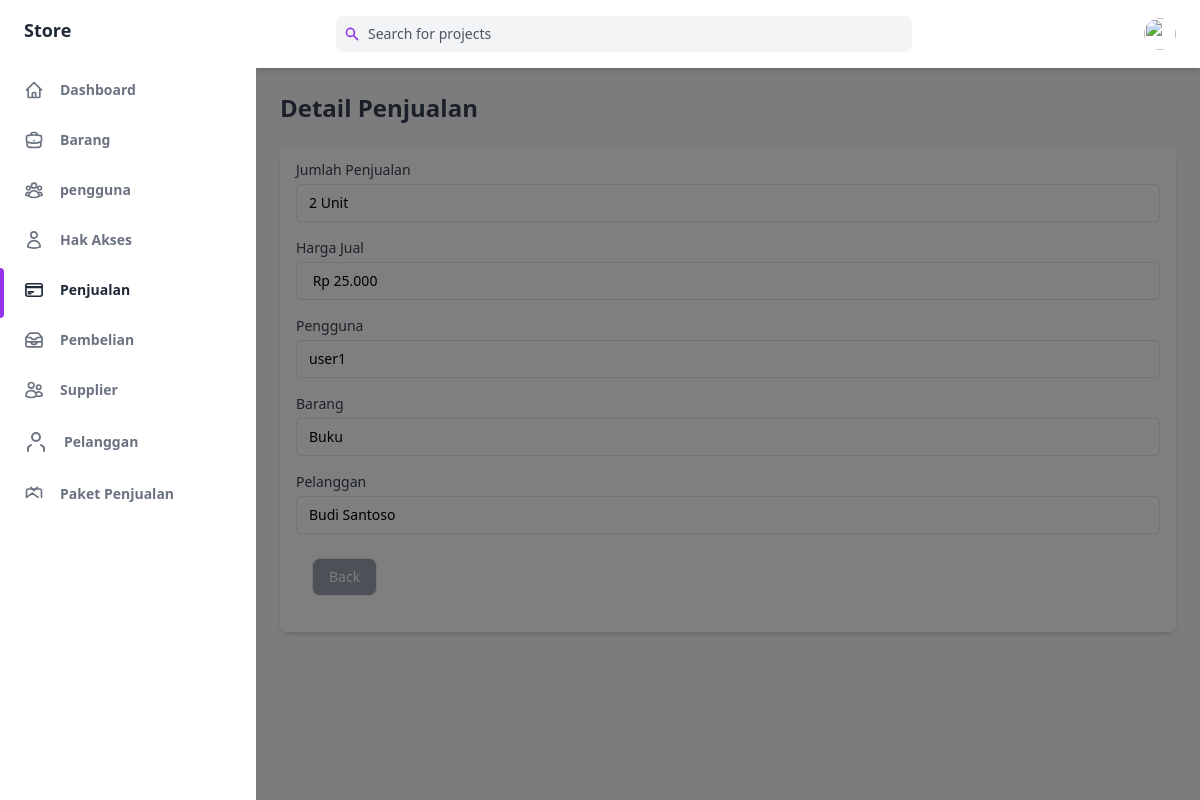
The app's page /public/penjualan/detail/1 with its own data.
### tables this page shows
CREATE TABLE `penjualan` (
  `idPenjualan` int(255) NOT NULL,
  `jumlahPenjualan` int(255) NOT NULL,
  `hargaJual` int(11) NOT NULL,
  `idPengguna` int(255) NOT NULL,
  `idBarang` int(255) NOT NULL,
  `idPelanggan` int(11) NOT NULL
);

CREATE TABLE `pengguna` (
  `idPengguna` int(255) NOT NULL,
  `namaPengguna` varchar(255) NOT NULL,
  `password` varchar(255) NOT NULL,
  `namaDepan` varchar(255) NOT NULL,
  `namaBelakang` varchar(255) NOT NULL,
  `noHP` varchar(255) NOT NULL,
  `alamat` varchar(255) NOT NULL,
  `idAkses` int(255) NOT NULL
);

CREATE TABLE `barang` (
  `idBarang` int(255) NOT NULL,
  `namaBarang` varchar(255) NOT NULL,
  `keterangan` varchar(255) NOT NULL,
  `satuan` varchar(255) NOT NULL,
  `idPengguna` int(255) NOT NULL
);

CREATE TABLE `pelanggan` (
  `idPelanggan` int(255) NOT NULL,
  `nama` varchar(255) NOT NULL,
  `alamat` varchar(255) NOT NULL,
  `noHP` varchar(255) NOT NULL,
  `email` varchar(255) NOT NULL
);

### app/core/Controller.php (called while the page is built, shortened)
<?php
class Controller
{
    public function view($view, $data = [])
    {
        require_once '../app/views/' . $view . '.php';
    }
    public function model($model)
    {
        return new $model;
    }
}

### app/controllers/Penjualan.php (called while the page is built, shortened)
<?php
class Penjualan extends Controller
{
    public function detail($id)
    {
        $data['judul'] = 'Detail Penjualan';
        $data['penjualan'] = $this->model('penjualan_model')->getPenjualanById($id);
        $this->view('penjualan/detail', $data);
    }
}

### app/core/App.php (called while the page is built, shortened)
<?php
class App
{
   protected $method = 'index';
   protected $params = [];
   public function __construct()
   {
      $url = $this->parseURL();
      if (file_exists('../app/controllers/' . $url[0] . '.php')) {
         unset($url[0]);
      }
      $this->controller = new $this->controller;
      if (isset($url[1])) {
         if (method_exists($this->controller, $url[1])) {
            $this->method = $url[1];
            unset($url[1]);
         }
      }
      if (!empty($url)) {
         $this->params = array_values($url);
      }
      call_user_func_array([$this->controller, $this->method], $this->params);
   }
   public function parseURL()
   {
      if (isset($_GET['url'])) {
         $url = rtrim($_GET['url'], '/');
         $url = filter_var($url, FILTER_SANITIZE_URL);
         $url = explode('/', $url);
         return $url;
      } else {
         return ["home"];
      }
   }
}

### public/index.php (called while the page is built, shortened)
<?php
$app = new App;

### app/core/Database.php (called while the page is built, shortened)
<?php
class Database
{
    private $host = DB_HOST;
    private $user = DB_USER;
    private $pass = DB_PASS;
    private $db_name = DB_NAME;
    private $dbh;
    private $stmt;
    public function __construct()
    {
        $dsn = 'mysql:host=' . $this->host . ';dbname=' . $this->db_name;
        $option = [
            PDO::ATTR_PERSISTENT => true,
            PDO::ATTR_ERRMODE => PDO::ERRMODE_EXCEPTION
        ];
        try {
            $this->dbh = new PDO($dsn, $this->user, $this->pass, $option);
        } catch (PDOException $error) {
            die($error->getMessage());
        }
    }
    public function query($query)
    {
        $this->stmt = $this->dbh->prepare($query);
    }
    public function bind($param, $value, $type = null)
    {
        if (is_null($type)) {
            switch (true) {
                default:
                    $type = PDO::PARAM_STR;
            }
        }
        $this->stmt->bindValue($param, $value, $type);
    }
    public function execute()
    {
        $this->stmt->execute();
    }
    public function single()
    {
        $this->execute();
        return $this->stmt->fetch(PDO::FETCH_ASSOC);
    }
}

### app/models/penjualan_model.php (called while the page is built, shortened)
<?php
class penjualan_model
{
    private $db;
    public function __construct()
    {
        $this->db = new Database;
    }
    public function getPenjualanById($idPenjualan)
    {
        $this->db->query('SELECT * FROM penjualan JOIN pengguna on pengguna.idPengguna = penjualan.idPengguna JOIN barang on barang.idBarang = penjualan.idBarang JOIN pelanggan on pelanggan.idPelanggan = penjualan.idPelanggan  WHERE idPenjualan =:idPenjualan');
        $this->db->bind('idPenjualan', $idPenjualan);
        return $this->db->single();
    }
}

### app/views/penjualan/detail.php (the view, shortened to what this page needs)
<div class="flex h-screen bg-gray-50 dark:bg-gray-900" :class="{ 'overflow-hidden': isSideMenuOpen}">
    <aside class="z-20 flex-shrink-0 hidden w-64 overflow-y-auto bg-white dark:bg-gray-800 md:block">
        <div class="py-4 text-gray-500 dark:text-gray-400">
            <a class="ml-6 text-lg font-bold text-gray-800 dark:text-gray-200" href="#">
                Store
            </a>
            <ul class="mt-6">
                <li class="relative px-6 py-3">
                    <a class="inline-flex items-center w-full text-sm font-semibold transition-colors duration-150 hover:text-gray-800 dark:hover:text-gray-200" href="<?= ROUTE_URL ?>/home">
                        <span class="ml-4">Dashboard</span>
                    </a>
                </li>
            </ul>
            <ul>
                <li class="relative px-6 py-3">
                    <a class="inline-flex items-center w-full text-sm font-semibold transition-colors duration-150 hover:text-gray-800 dark:hover:text-gray-200" href="<?= ROUTE_URL ?>/barang">
                        <span class="ml-4">Barang</span>
                    </a>
                </li>
                <li class="relative px-6 py-3">
                    <a class="inline-flex items-center w-full text-sm font-semibold transition-colors duration-150 hover:text-gray-800 dark:hover:text-gray-200" href="<?= ROUTE_URL ?>/pengguna">
                        <span class="ml-4">pengguna</span>
                    </a>
                </li>
                <li class="relative px-6 py-3">
                    <a class="inline-flex items-center w-full text-sm font-semibold transition-colors duration-150 hover:text-gray-800 dark:hover:text-gray-200" href="<?= ROUTE_URL ?>/role">
                        <span class="ml-4">Hak Akses</span>
                    </a>
                </li>
                <li class="relative px-6 py-3">
                    <span class="absolute inset-y-0 left-0 w-1 bg-purple-600 rounded-tr-lg rounded-br-lg"></span>
                    <a class="inline-flex items-center w-full text-sm font-semibold transition-colors duration-150 text-gray-800 dark:text-gray-100 hover:text-gray-800 dark:hover:text-gray-200" href="<?= ROUTE_URL ?>/penjualan">
                        <span class="ml-4">Penjualan</span>
                    </a>
                </li>
                <li class="relative px-6 py-3">
                    <a class="inline-flex items-center w-full text-sm font-semibold transition-colors duration-150 hover:text-gray-800 dark:hover:text-gray-200" href="<?= ROUTE_URL ?>/pembelian">
                        <span class="ml-4">Pembelian</span>
                    </a>
                </li>
                <li class="relative px-6 py-3">
                    <a class="inline-flex items-center w-full text-sm font-semibold transition-colors duration-150 hover:text-gray-800 dark:hover:text-gray-200" href="<?= ROUTE_URL ?>/supplier">
                        <span class="ml-4">Supplier</span>
                    </a>
                </li>
                <li class="relative px-6 py-3">
                    <a class="inline-flex items-center w-full text-sm font-semibold transition-colors duration-150 hover:text-gray-800 dark:hover:text-gray-200" href="<?= ROUTE_URL ?>/pelanggan">
                        <svg xmlns="http://www.w3.org/2000/svg" width="24" height="24" viewBox="0 0 24 24" fill="none" stroke="currentColor" stroke-width="2" stroke-linecap="round" stroke-linejoin="round">
                            <path d="M20 21v-2a4 4 0 0 0-3-3.87"></path>
                            <path d="M4 21v-2a4 4 0 0 1 3-3.87"></path>
                            <circle cx="12" cy="7" r="4"></circle>
                        </svg>
                        <span class="ml-4">Pelanggan</span>
                    </a>
                </li>
                <li class="relative px-6 py-3">
                    <a class="inline-flex items-center w-full text-sm font-semibold transition-colors duration-150 hover:text-gray-800 dark:hover:text-gray-200" href="<?= ROUTE_URL ?>/paketPenjualan">
                        <svg class="w-5 h-5" aria-hidden="true" fill="none" stroke-linecap="round" stroke-linejoin="round" stroke-width="2" viewBox="0 0 24 24" stroke="currentColor">
                            <path d="M21 16V8a2 2 0 0 0-2-2H5a2 2 0 0 0-2 2v8" />
                            <path d="M3 16l7-5 7 5"></path>
                            <path d="M8 4l4 4 4-4"></path>
                        </svg>
                        <span class="ml-4">Paket Penjualan</span>
                    </a>
                </li>
            </ul>
        </div>
    </aside>
    <div x-show="isSideMenuOpen" x-transition:enter="transition ease-in-out duration-150" x-transition:enter-start="opacity-0" x-transition:enter-end="opacity-100" x-transition:leave="transition ease-in-out duration-150" x-transition:leave-start="opacity-100" x-transition:leave-end="opacity-0" class="fixed inset-0 z-10 flex items-end bg-black bg-opacity-50 sm:items-center sm:justify-center"></div>
    <div class="flex flex-col flex-1 w-full">
        <header class="z-10 py-4 bg-white shadow-md dark:bg-gray-800">
            <div class="container flex items-center justify-between h-full px-6 mx-auto text-purple-600 dark:text-purple-300">
                <div class="flex justify-center flex-1 lg:mr-32">
                    <div class="relative w-full max-w-xl mr-6 focus-within:text-purple-500">
                        <div class="absolute inset-y-0 flex items-center pl-2">
                            <svg class="w-4 h-4" aria-hidden="true" fill="currentColor" viewBox="0 0 20 20">
                                <path fill-rule="evenodd" d="M8 4a4 4 0 100 8 4 4 0 000-8zM2 8a6 6 0 1110.89 3.476l4.817 4.817a1 1 0 01-1.414 1.414l-4.816-4.816A6 6 0 012 8z" clip-rule="evenodd"></path>
                            </svg>
                        </div>
                        <input class="w-full pl-8 pr-2 text-sm text-gray-700 placeholder-gray-600 bg-gray-100 border-0 rounded-md dark:placeholder-gray-500 dark:focus:shadow-outline-gray dark:focus:placeholder-gray-600 dark:bg-gray-700 dark:text-gray-200 focus:placeholder-gray-500 focus:bg-white focus:border-purple-300 focus:outline-none focus:shadow-outline-purple form-input" type="text" placeholder="Search for projects" aria-label="Search" />
                    </div>
                </div>
                <ul class="flex items-center flex-shrink-0 space-x-6">
                    <li class="relative">
                        <button class="align-middle rounded-full focus:shadow-outline-purple focus:outline-none" @click="toggleProfileMenu" @keydown.escape="closeProfileMenu" aria-label="Account" aria-haspopup="true">
                            <img class="object-cover w-8 h-8 rounded-full" src="https://images.unsplash.com/photo-1502378735452-bc7d86632805?ixlib=rb-0.3.5&q=80&fm=jpg&crop=entropy&cs=tinysrgb&w=200&fit=max&s=aa3a807e1bbdfd4364d1f449eaa96d82" alt="" aria-hidden="true" />
                        </button>
                    </li>
                </ul>
            </div>
        </header>
        <main class="h-full pb-16 overflow-y-auto">
            <div class="container px-6 mx-auto grid">
                <h2 class="my-6 text-2xl font-semibold text-gray-700 dark:text-gray-200">
                    Detail Penjualan
                </h2>
                <form action="" method="">
                    <div class="px-4 py-3 mb-8 bg-white rounded-lg shadow-md dark:bg-gray-800">
                        <label class="block text-sm">
                            <span class="text-gray-700 dark:text-gray-400">Jumlah Penjualan</span>
                            <input type="text" name="jumlahPenjualan" class="block w-full mt-1 text-sm dark:border-gray-600 dark:bg-gray-700 focus:border-purple-400 focus:outline-none focus:shadow-outline-purple dark:text-gray-300 dark:focus:shadow-outline-gray form-input" value="<?= $data['penjualan']['jumlahPenjualan']; ?> Unit" readonly />
                        </label>
                        <label class="block mt-4 text-sm">
                            <span class="text-gray-700 dark:text-gray-400">Harga Jual</span>
                            <input type="text" name="hargaJual" id="namaDepan" class="block w-full mt-1 text-sm dark:border-gray-600 dark:bg-gray-700 focus:border-purple-400 focus:outline-none focus:shadow-outline-purple dark:text-gray-300 dark:focus:shadow-outline-gray form-input" value=" Rp <?= number_format($data['penjualan']['hargaJual'], 0, ',', '.'); ?>" readonly />
                        </label>
                        <label class="block mt-4 text-sm">
                            <span class="text-gray-700 dark:text-gray-400">
                                Pengguna
                            </span>
                            <input type="text" name="idPengguna" id="idPengguna" class="block w-full mt-1 text-sm dark:border-gray-600 dark:bg-gray-700 focus:border-purple-400 focus:outline-none focus:shadow-outline-purple dark:text-gray-300 dark:focus:shadow-outline-gray form-input" value="<?= $data['penjualan']['namaPengguna']; ?>" readonly />
                        </label>
                        <label class="block mt-4 text-sm">
                            <span class="text-gray-700 dark:text-gray-400">
                                Barang
                            </span>
                            <input type="text" name="idBarang" id="idBarang" class="block w-full mt-1 text-sm dark:border-gray-600 dark:bg-gray-700 focus:border-purple-400 focus:outline-none focus:shadow-outline-purple dark:text-gray-300 dark:focus:shadow-outline-gray form-input" value="<?= $data['penjualan']['namaBarang']; ?>" readonly />
                        </label>
                        <label class="block mt-4 text-sm">
                            <span class="text-gray-700 dark:text-gray-400">
                                Pelanggan
                            </span>
                            <input type="text" name="idPelanggan" id="idPelanggan" class="block w-full mt-1 text-sm dark:border-gray-600 dark:bg-gray-700 focus:border-purple-400 focus:outline-none focus:shadow-outline-purple dark:text-gray-300 dark:focus:shadow-outline-gray form-input" value="<?= $data['penjualan']['nama']; ?>" readonly />
                        </label>
                </form>
                <div class="flex">
                    <div class=" pl-4 my-6">
                        <a href="<?= ROUTE_URL ?>/penjualan" class="flex items-center justify-between px-4 py-2 text-sm font-medium leading-5 text-white transition-colors duration-150 border rounded-lg dark:border-gray-600 dark:bg-gray-400 bg-gray-400 active:bg-gray-600 hover:bg-gray-700 focus:outline-none focus:shadow-outline-gray">
                            Back
                        </a>
                    </div>
                </div>
            </div>
        </main>
    </div>
</div>

### records on screen
penjualan: jumlahPenjualan "2 Unit", hargaJual "Rp 25.000", idPengguna "user1", idBarang "Buku", idPelanggan "Budi Santoso"
